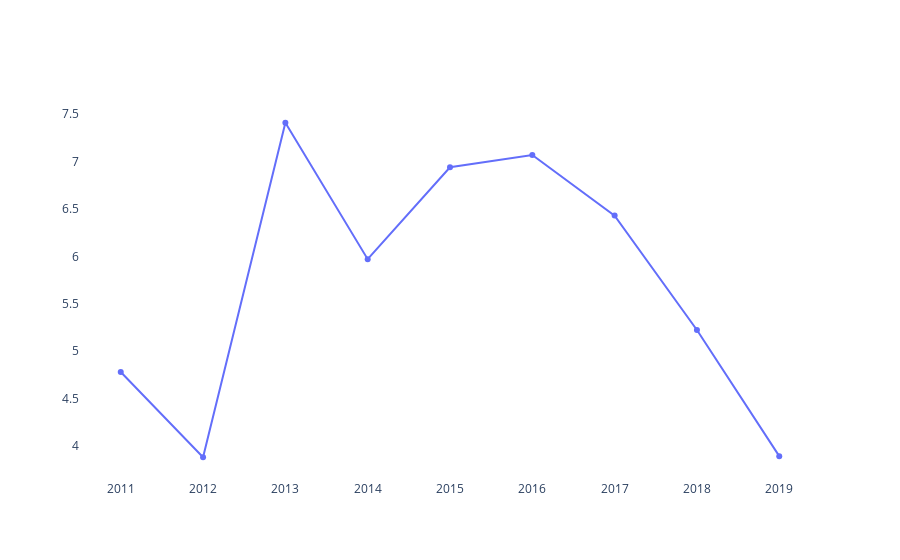

The cell this chart's notebook holds for it:
### Code cell
fig = go.Figure(data=go.Scatter(x=df_filtered['year_cohort'],
                                y=df_filtered['desertion_perc'] ))

fig.update_layout({
    'plot_bgcolor': 'rgba(0, 0, 0, 0)',
    'paper_bgcolor': 'rgba(0, 0, 0, 0)',
})
fig.show()

### Figure 1 — Plotly figure (JSON) as saved in the notebook; plotly's stock layout.template omitted (floating-point values rounded to 4 significant figures)
{"data": [{"type": "scatter", "x": [2011, 2012, 2013, 2014, 2015, 2016, 2017, 2018, 2019], "y": [4.78, 3.88, 7.41, 5.97, 6.94, 7.07, 6.43, 5.223, 3.892]}], "layout": {"paper_bgcolor": "rgba(0, 0, 0, 0)", "plot_bgcolor": "rgba(0, 0, 0, 0)"}}
